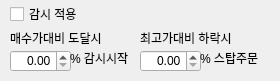
        <widget class="QWidget" name="tabTrailing">
         <attribute name="title">
          <string>트레일링스탑</string>
         </attribute>
         <widget class="QDoubleSpinBox" name="dsbTrailingStop">
          <property name="geometry">
           <rect>
            <x>140</x>
            <y>50</y>
            <width>61</width>
            <height>22</height>
           </rect>
          </property>
          <property name="alignment">
           <set>Qt::AlignRight|Qt::AlignTrailing|Qt::AlignVCenter</set>
          </property>
          <property name="showGroupSeparator" stdset="0">
           <bool>true</bool>
          </property>
          <property name="decimals">
           <number>2</number>
          </property>
          <property name="minimum">
           <double>0.000000000000000</double>
          </property>
          <property name="maximum">
           <double>100.000000000000000</double>
          </property>
          <property name="singleStep">
           <double>0.500000000000000</double>
          </property>
         </widget>
         <widget class="QCheckBox" name="chkWatchOn">
          <property name="geometry">
           <rect>
            <x>10</x>
            <y>6</y>
            <width>81</width>
            <height>16</height>
           </rect>
          </property>
          <property name="text">
           <string>감시 적용</string>
          </property>
         </widget>
         <widget class="QLabel" name="label_23">
          <property name="geometry">
           <rect>
            <x>200</x>
            <y>50</y>
            <width>71</width>
            <height>16</height>
           </rect>
          </property>
          <property name="text">
           <string>% 스탑주문</string>
          </property>
         </widget>
         <widget class="QLabel" name="label_24">
          <property name="geometry">
           <rect>
            <x>10</x>
            <y>30</y>
            <width>151</width>
            <height>16</height>
           </rect>
          </property>
          <property name="text">
           <string>매수가대비 도달시</string>
          </property>
         </widget>
         <widget class="QDoubleSpinBox" name="dsbTrailingStart">
          <property name="geometry">
           <rect>
            <x>10</x>
            <y>50</y>
            <width>61</width>
            <height>22</height>
           </rect>
          </property>
          <property name="alignment">
           <set>Qt::AlignRight|Qt::AlignTrailing|Qt::AlignVCenter</set>
          </property>
          <property name="showGroupSeparator" stdset="0">
           <bool>true</bool>
          </property>
          <property name="decimals">
           <number>2</number>
          </property>
          <property name="minimum">
           <double>0.000000000000000</double>
          </property>
          <property name="maximum">
           <double>100.000000000000000</double>
          </property>
          <property name="singleStep">
           <double>0.500000000000000</double>
          </property>
         </widget>
         <widget class="QLabel" name="label_22">
          <property name="geometry">
           <rect>
            <x>140</x>
            <y>30</y>
            <width>131</width>
            <height>16</height>
           </rect>
          </property>
          <property name="text">
           <string>최고가대비 하락시</string>
          </property>
         </widget>
         <widget class="QLabel" name="label_21">
          <property name="geometry">
           <rect>
            <x>70</x>
            <y>50</y>
            <width>81</width>
            <height>16</height>
           </rect>
          </property>
          <property name="text">
           <string>% 감시시작</string>
          </property>
         </widget>
        </widget>
